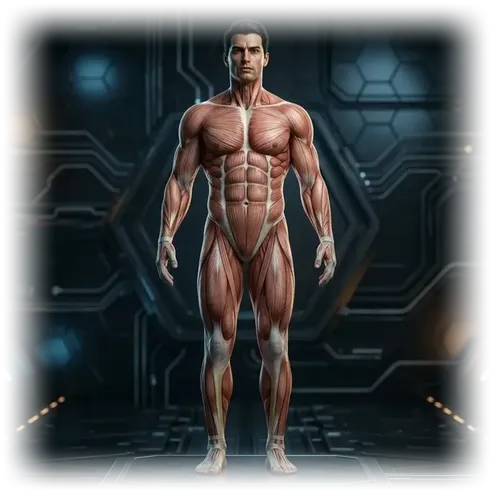
#> input picture images/anatomy-front.webp, 492 x 492 px, shrunk from 600 x 600 before the run
$ python test_coords.py
#> lines starting #> are read from the running program, lines starting #| are printed output that depends on the picture
from PIL import Image, ImageDraw

def draw_points(img_path, out_path, points):
#> called with img_path = 'images/anatomy-front.webp', out_path = 'front_test.jpg'
    img = Image.open(img_path)
#> img is the input picture: PIL image 492x492 RGBA; mean R, G, B, A 33.3, 38.2, 39.7, 201.8
    draw = ImageDraw.Draw(img)
    w, h = img.size
#> w = 492; h = 492
    for name, x_pct, y_pct in points:
        x = w * x_pct / 100
        y = h * y_pct / 100
        r = 5
        draw.ellipse((x-r, y-r, x+r, y+r), fill="red")
        draw.text((x+10, y-10), name, fill="red")
    img.save(out_path)
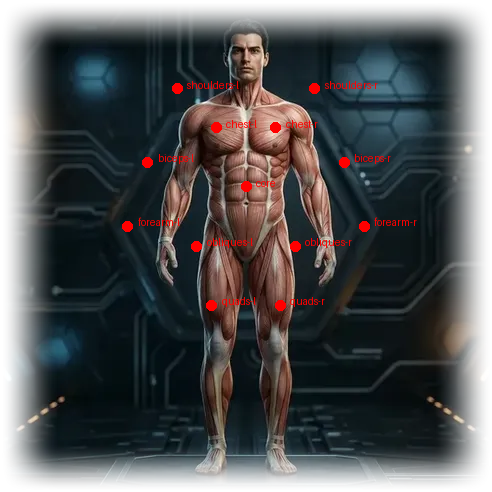
#> saved as front_test.jpg: PIL image 492x492 RGBA; mean R, G, B, A 35.2, 37.6, 39, 201.8; transparent parts drawn white

front_points = [
    ('chest-l', 44, 26), ('core', 50, 38), ('obliques-l', 40, 50),
    ('shoulders-r', 64, 18), ('biceps-r', 70, 33), ('forearm-r', 74, 46),
    ('quads-r', 57, 62), ('shoulders-l', 36, 18), ('chest-r', 56, 26),
    ('biceps-l', 30, 33), ('quads-l', 43, 62), ('obliques-r', 60, 50),
    ('forearm-l', 26, 46)
]
draw_points("images/anatomy-front.webp", "front_test.jpg", front_points)

back_points = [
    ('traps-l', 45, 16), ('triceps-l', 28, 34), ('lowerBack', 50, 48),
    ('hamstrings-l', 43, 65), ('lats-r', 62, 28), ('glutes-r', 56, 52),
    ('calves-r', 57, 80), ('traps-r', 55, 16), ('lats-l', 38, 28),
    ('triceps-r', 72, 34), ('glutes-l', 44, 52), ('hamstrings-r', 57, 65),
    ('calves-l', 43, 80), ('midback', 50, 24)
]
draw_points("images/anatomy-back.webp", "back_test.jpg", back_points)
#> call 2 of draw_points, with img_path = 'images/anatomy-back.webp', out_path = 'back_test.jpg'
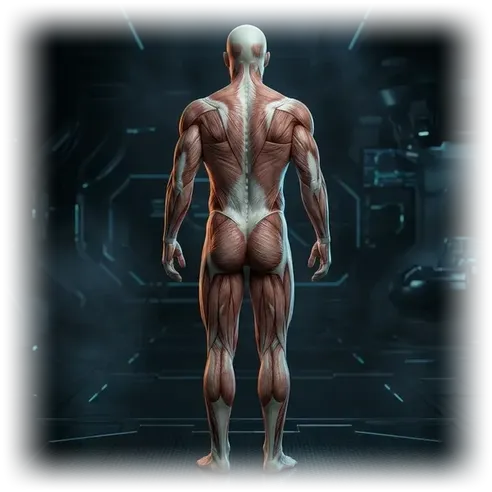
#> input picture images/anatomy-back.webp, 492 x 492 px, shrunk from 600 x 600 before the run
#> in draw_points, img is the input picture: PIL image 492x492 RGBA; mean R, G, B, A 27.5, 36.3, 39.8, 201.8
#> in draw_points (call 2), `img.save(out_path)`:
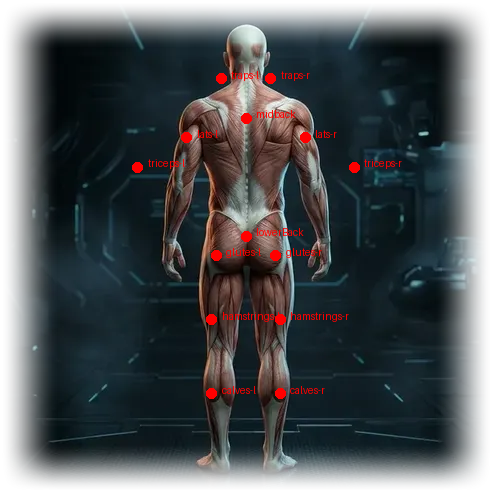
#> saved as back_test.jpg: PIL image 492x492 RGBA; mean R, G, B, A 29.5, 35.7, 39.2, 201.8; transparent parts drawn white
